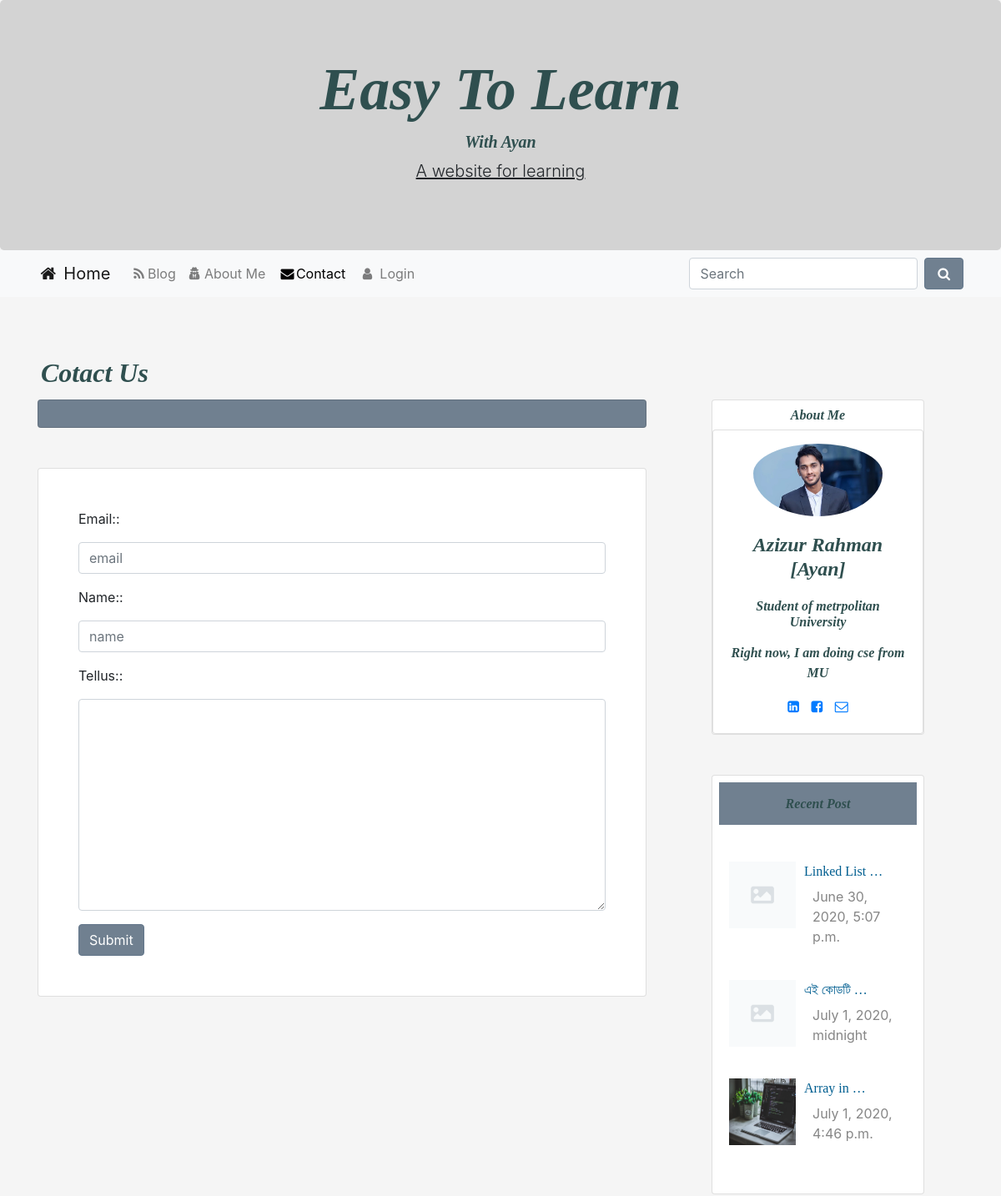
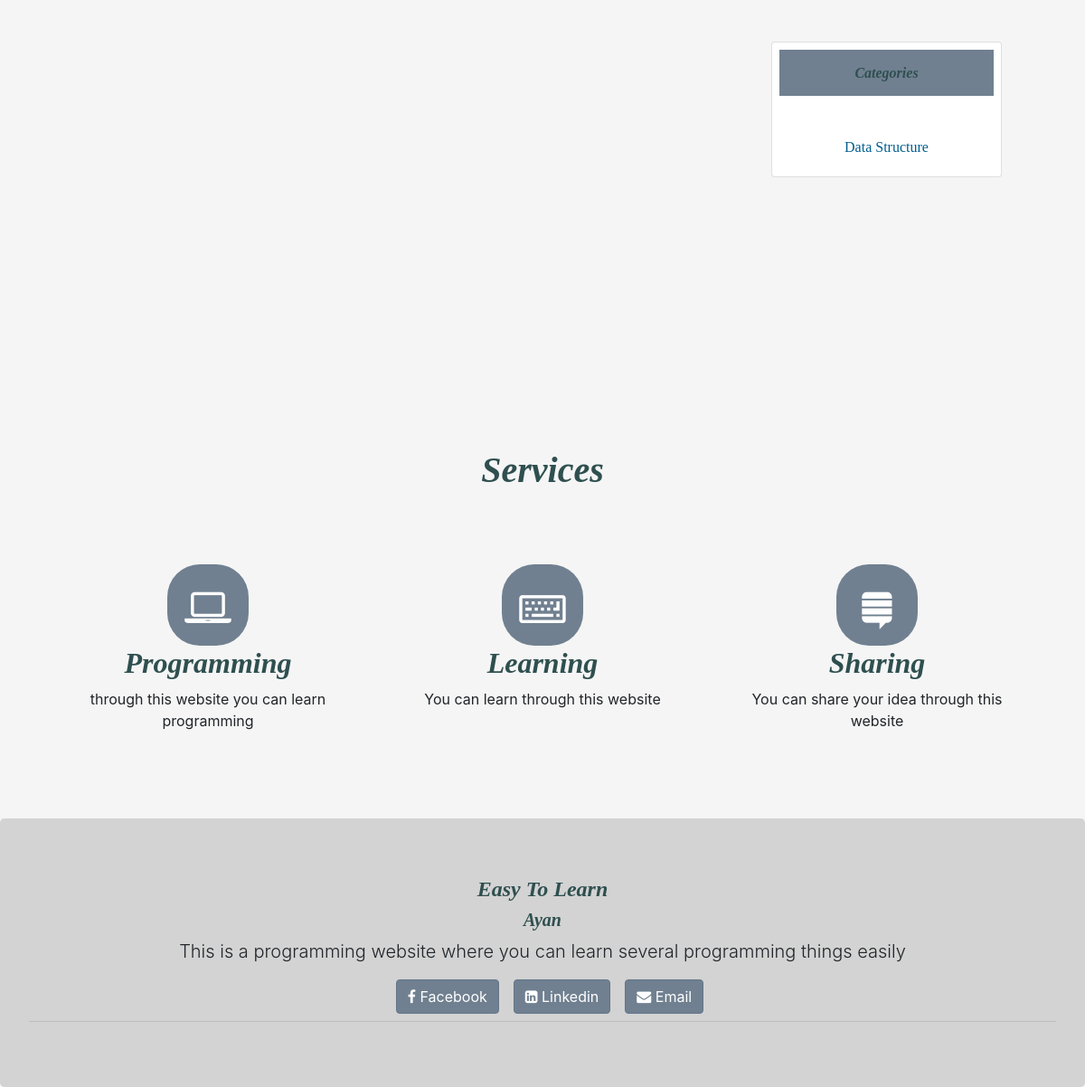
Page /contact/ on the committed database (2 pictures, top to bottom).
### home/models.py (models this page shows, shortened)
class Post(models.Model):
    category = models.ForeignKey(Category, on_delete=models.CASCADE)
    postAuthor = models.CharField(max_length=200)
    postId = models.AutoField(primary_key=True, auto_created=True)
    postTitle = models.CharField(max_length=200)
    postTimeDate = models.DateTimeField(auto_now_add=True, auto_now=False, blank=True)
    postInC = models.TextField()
    postInCplus = models.TextField()
    postInPython = models.TextField()
    postDescriptions = models.TextField()
    postUrl = models.TextField(blank=True)
    postImage = models.ImageField(blank=True, null=True)
    views = models.IntegerField(default=0)
    cat_search=models.CharField(max_length=200, null=False)
    def get_photo_url(self):
        if self.postImage and hasattr(self.postImage, 'url'):
            return self.postImage.url
        else:
            return "/static/no.png"

class Category(models.Model):
    category = models.CharField(max_length=200, primary_key=True)

### home/views.py (the view)
# urls.py: path('contact/', views.contactUs, name='contact'),
def contactUs(request):
    context = {}
    if request.POST:
        form = Contact(request.POST)
        if form.is_valid():
            form.save()
            messages.success(request, "your comment added successfully")
            context = {'form': form, 'RecentPost': Post.objects.all()[0:3],
                       'Categories': Category.objects.all()[0:4]}
            return render(request, 'contact.html', context)
        else:
            messages.error(request, "Please fill the form correctly")
            context = {'form': form, 'RecentPost': Post.objects.all()[0:3],
                       'Categories': Category.objects.all()[0:4]}
            return render(request, 'contact.html', context)
    else:  # GET request
        form = Contact()
        context = {'form': form, 'RecentPost': Post.objects.all()[0:3],
            'Categories': Category.objects.all()[0:4]}
    return render(request, 'contact.html', context)

### home/forms.py
class Contact(forms.ModelForm):
    Email = forms.EmailField(widget=forms.TextInput(
        attrs = {
            'class': 'form-control',
            'placeholder' : 'email'
        }
    ))
    Name = forms.CharField(widget=forms.TextInput(
        attrs={
            'class': 'form-control',
            'placeholder': 'name'
        }
    ))
    TellUs = forms.CharField( widget=forms.Textarea(
        attrs={
            'class': 'form-control',
        }
    ))
    class Meta:
        model = Contact
        fields = ("Email", "Name", "TellUs")

### templates/contact.html (shortened to what this page needs)
{% extends 'base.html' %}
{% load static %}
{% block contactActive %}active{% endblock contactActive %}
 {% block body %}
<div class="row ml-1 mb-1">
    <h2 class="mb-1"  id="heading">Cotact Us</h2>
</div>
<div class="row">
 <div class="col-sm-8 mb-5">
 <div class="card p-3 mb-5" style="background-color:#708090;"></div>
     <div class="card pl-5  pr-5  pt-5 pb-5">
           <form action="{% url 'contact' %}" method="post">
   {%for f in form %}
  <label>{{ f.label_tag }}:</label>
    <p>{{f}}</p>
                    {% endfor %}
        <button type="submit" class="btn btn-success">Submit</button>
</form>
     </div>
 </div>
        <div class="col-sm-3 ml-lg-5" >
          <div class="card text-center ">
                    <h6 id="heading" class="mt-2">About Me</h6>
<div class="card card-cascade">
  <div class="view view-cascade overlay">
    <img class="card-img-top rounded-circle pl-5 pr-5 pt-3" src="{% static 'aya.jpeg' %}" alt="Card image cap">
  </div>
  <div class="card-body card-body-cascade text-center">
    <h4 class="card-title" id="heading"><strong>Azizur Rahman [Ayan]</strong></h4>
    <h6 class="font-weight-bold indigo-text py-2" id="heading">Student of metrpolitan University</h6>
    <p class="card-text" id="heading">Right now, I am doing cse from MU
    </p>
    <a href="https://www.linkedin.com/in/azizur-rahman-720636165"  class="btn-floating btn-small btn-fb"><i class="fa fa-linkedin-square

"></i></a>
    <a href="https://www.facebook.com/imayanchy/" class="btn-floating btn-small btn-tw" style="padding:10px;"><i class="fa fa-facebook-square

"></i></a>
    <a href="mailto:aaziz9642@gmail.com"  class="btn-floating btn-small btn-dribbble"><i class="fa fa-envelope-o"></i></a>
  </div>
</div>
                </div>
<div class="card promoting-card mt-5">
<h6 class="bg-success m-2  p-3 text-center" id="heading">Recent Post</h6>
 <div class="card-body">
                        <div class="mt-3">
                             {% for post in RecentPost%}
                            <img style="float:left;" class="d-inline-block" src="{{ post.get_photo_url }}" height=80;
                                width=80; alt="abc">
                            <a href="{% url 'readMore' post.postId %}">
                                <p  style="margin-left:90px;" class="text-style">
                                    {{ post.postTitle |truncatewords:2 }}
                                </p>
                            </a>
                            <p style="margin-left:100px; margin-top:-10px;" class="description">{{ post.postTimeDate }}</p>
                            <br>
                             {% endfor %}
                        </div>
                    </div>
</div>
<div class="card promoting-card mt-5">
<h6 class="bg-success m-2 p-3 text-center" id="heading">Categories</h6>
  <div class="card-body">
                        <div class="mt-3 text-center">
                             {% for cat in Categories%}
                            <a class="text-style" href="{% url 'categories' cat.cat_search}"> {{cat.category}} </a><br>
                        </div>
                    </div>
</div>
</div>
</div>
{% endblock body %}

### static/css/style.css (style rules this page uses)
#heading { font-family:bitter,georgia,"times new roman",times,serif; font-weight:bold; color:#2F4F4F; font-style: italic }
.description { color:#868686; fon-weight:bold; margin-top:-2px; }
.text-style { font-family:bitter,georgia,"times new roman",times,serif; color:#005E90; }
.bg-success { background-color:#708090 !important; }
.btn-success { background-color:#708090 !important; border-color: #62768a !important; }

### rows in the picture
Post: postTitle "Linked List …", postTimeDate "June 30, 2020, 5:07 p.m."
Post: postTitle "এই কোডটি …", postTimeDate "July 1, 2020, midnight"
Post: get_photo_url (picture), postTitle "Array in …", postTimeDate "July 1, 2020, 4:46 p.m."
Category: category "Data Structure"

### other values in the picture
{{ f.label_tag }} "Email:" "Name:" "Tellus:"
